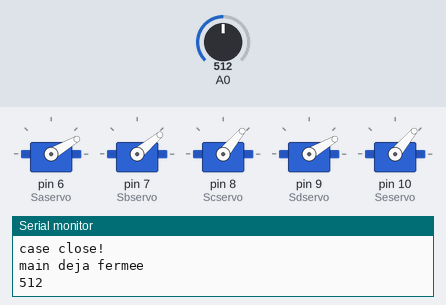
Simulated run of this sketch. Board: Arduino Uno, built with avr-gcc and run on an emulated ATmega328P. Shown: 5 × servo, the last lines printed to the serial monitor. The inputs (shaded band) are chosen by the test bench; at power-on: A0 = 512.

Above: at 2.0 s.
2.1 s: A0 set to 197
3.6 s: A0 set to 169
At 6.1 s:
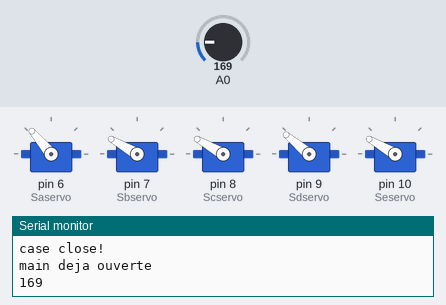
6.4 s: A0 set to 190
At 6.85 s:
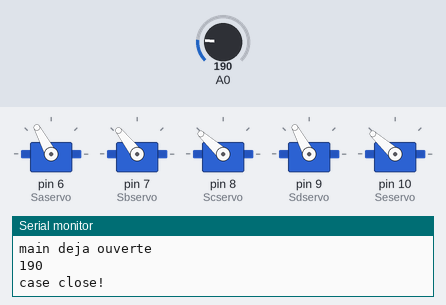
15.2 s: A0 set to 170
At 15.72 s:
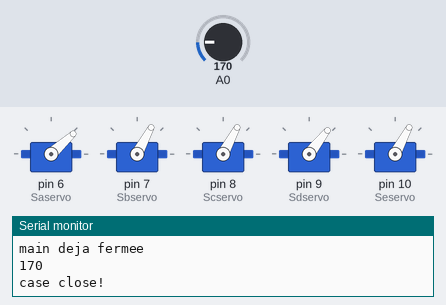
Timing chart, 0 to 18.2 s (numbered marks = the images above; inputs shaded):
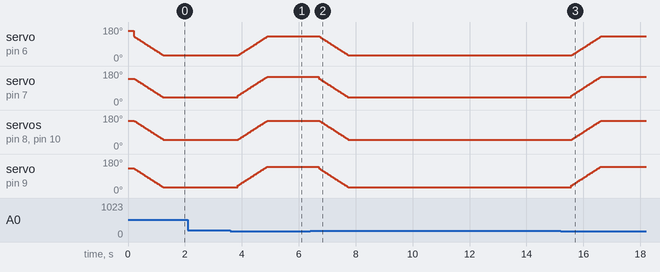

The sketch:

ALL_System.ino
```cpp
#include <Servo.h>
#include <String.h>
Servo Saservo;
Servo Sbservo;
Servo Scservo;
Servo Sdservo;
Servo Seservo;
int Aa = 160;  // default Position 90    160
int Ab = 140;  //50    140
int Ac = 150;  //50    150
int Ad = 130;  //40     130
int Ae = 150;  //40   150

String cmd = "";
bool cmdComplete = false;
int i=0; int j=0; int k=0; int l=0; int n=0;

void single1();void single2();void single3();
void single4();void single5();
void openServo();
void closeServo();
void stopServo();
  //servo.read();     //Read the current angle of the servo
void setup()
{
  Serial.begin(9600);  //Serial Baudrate
//  definition of digital pin - signal PWM
  Saservo.attach(6);   //1 thumb - sa
  Sbservo.attach(7);  //2 index finger - sb
  Scservo.attach(8);  //3 middle finger - sc
  Sdservo.attach(9);  //4 ring finger - sd
  Seservo.attach(10);   //5 little finger - se
// initialisation of angle
  Saservo.write(Aa);   //thumb 90
  Sbservo.write(Ab);   //index finger  50
  Scservo.write(Ac);   //middle finger 50
  Sdservo.write(Ad);   //ring finger 40
  Seservo.write(Ae);   //little finger 40
}

void loop()
{
  int sensorValue = analogRead(A0); // EMG signal
  Serial.println(sensorValue);
  delay(200);        // delay in between reads for stability

 // traitement de signal EMG
  if(sensorValue < 180) {
      openServo();
    }
  else{
      closeServo();
    }

 // communication UART
  while (Serial.available() > 0)  {
        char cmdChar = char(Serial.read());
        cmd += cmdChar ;
        delay(2);
        if (cmdChar == '\n'){
            cmdComplete = true ;
          }
    }

  // choix des commandes
  if (cmdComplete){
      Serial.println(cmd);
      posChoice();
      cmd = "";
      cmdComplete = false ;
    }
}

void stopServo()
{
  Serial.println("case stop!");
  Aa = Saservo.read();
  Ab = Sbservo.read();
  Ac = Scservo.read();
  Ad = Sdservo.read();
  Ae = Seservo.read();
  Saservo.write(Aa);   //thumb
  Sbservo.write(Ab);   //index finger
  Scservo.write(Ac);   //middle finger
  Sdservo.write(Ad);   //ring finger
  Seservo.write(Ae);   //little finger
  cmd = " ";
}

void closeServo()
{
  Serial.println("case close!");
  i = Saservo.read();
  j = Sbservo.read();
  k = Scservo.read();
  l = Sdservo.read();
  n = Seservo.read();
  if (i>40 && j>60 && k>60 && l>50 && n>60){
      for(i=130,j=140,k=150,l=130,n=150;i>=30,j>=50,k>=50,l>=40,n>=50;i--,j--,k--,l--,n--){
          if (cmd != " "){
              Saservo.write(i);//thumb
              Sbservo.write(j);//index finger
              Scservo.write(k);//middle finger
              Sdservo.write(l);//ring finger
              Seservo.write(n);//little finger
              delay(10);
            }
        }
  }
  else{
      Serial.println("main deja fermee");
  }
}

void openServo()
{
  Serial.println("case close!");
  i = Saservo.read();
  j = Sbservo.read();
  k = Scservo.read();
  l = Sdservo.read();
  n = Seservo.read();
  if (i<120 && j<130 && k<140 && l<120 && n<140){
      for(i=30,j=50,k=50,l=40,n=50;i<=130,j<=140,k<=150,l<=130,n<=150;i++,j++,k++,l++,n++){
          if (cmd != "  "){
              Saservo.write(i);//thumb
              Sbservo.write(j);//index finger
              Scservo.write(k);//middle finger
              Sdservo.write(l);//ring finger
              Seservo.write(n);//little finger
              delay(10);
            }
      }
  }
  else {
    Serial.println("main deja ouverte");
  }
}
void single1()
{
  for(j=0; j<=1;j++){
      for(i = 30; i<=130;i++){
          Saservo.write(i);
          delay(10);
          }
      for(i = 130; i>=30;i--){
          Saservo.write(i);
          delay(10);
        }
  }
}

void single2()
{
  for(j=0; j<=1;j++){
      for(i = 50; i<=140;i++){
          Sbservo.write(i);
          delay(10);
        }
      for(i = 140; i>=50;i--){
          Sbservo.write(i);
          delay(10);
        }
    }
}

void single3()
{
  for(j=0; j<=1;j++){
      for(i = 50; i<=150;i++){
          Scservo.write(i);
          delay(10);
        }
      for(i = 150; i>=50;i--){
          Scservo.write(i);
          delay(10);
        }
    }
}

void single4()
{
  for(j=0; j<=1;j++){
      for(i = 40; i<=130;i++){
          Sdservo.write(i);
          delay(10);
        }
      for(i = 130; i>=40;i--){
          Sdservo.write(i);
        delay(10);
        }
    }
}

void single5()
{
  for(j=0; j<=3;j++){
      for(i =40; i<=160;i++){
          Seservo.write(i);
          delay(10);
        }
      for(i = 160; i>=40;i--){
          Seservo.write(i);
          delay(10);
        }
    }
}
void posChoice()
{
  if (cmd == "open\n"){
      openServo();
    }
  else if (cmd == "close\n"){
      closeServo();
    }
    else if (cmd == "stop\n"){
      stopServo();
    }
    else if (cmd == "single1\n"){
      single1();
    }
    else if (cmd == "single2\n"){
      single2();
    }
    else if (cmd == "single3\n"){
      single3();
    }
    else if (cmd == "single4\n"){
      single4();
    }
    else if (cmd == "single5\n"){
      single5();
    }
    else{
      Serial.println("Hello, it is a wrong command !");
    }
    cmd = "";
}
```

Measured:
- the behaviour switches between 180 and 179 on A0 (found by bisection; images 0 and 1)
- after the input at 3.6 s, servo on pin 6 (Saservo): moves from 30° to 130° over 1.0 s, starting after 0.28 s; servo on pin 7 (Sbservo): moves from 40° to 150° over 1.0 s, starting after 0.26 s
- after the input at 6.4 s, servo on pin 6 (Saservo): moves from 130° to 30° over 1.0 s, starting after 0.33 s; servo on pin 7 (Sbservo): moves from 150° to 40° over 1.0 s, starting after 0.31 s
- after the input at 15.2 s, servo on pin 6 (Saservo): moves from 30° to 130° over 1.0 s, starting after 0.40 s; servo on pin 7 (Sbservo): moves from 40° to 150° over 1.0 s, starting after 0.38 s
